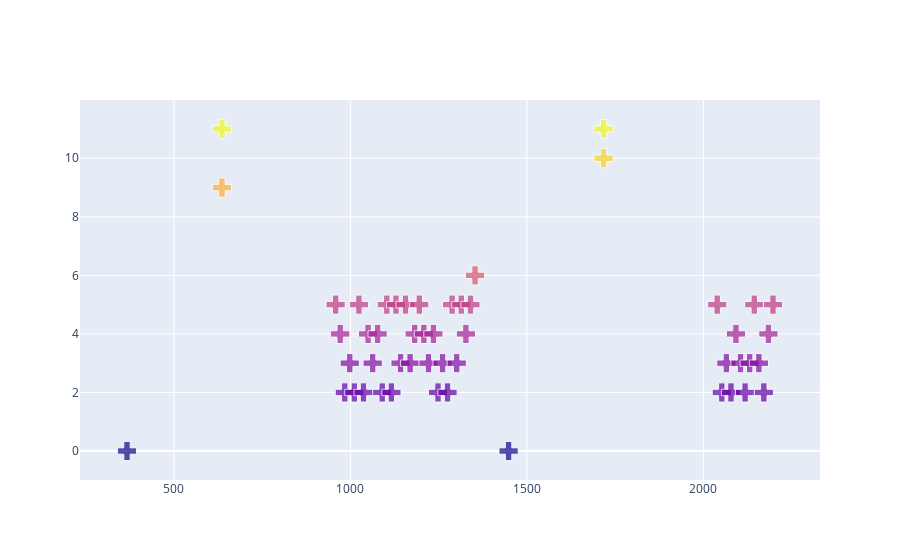

Notebook code cell kept with this figure:
### Code cell
17998/ total_trial_duration
import plotly.graph_objects as go

fig = go.Figure(go.Scatter(x=event_arr_orig[:, 0][:50], y=event_arr_orig[:, 2][:50], name='events', 
                              mode='markers',
                           marker_symbol='cross',
    marker=dict(size=[ 16]*event_arr.shape[0],
                color=event_arr_orig[:, 2]
                
               )))
fig.show()

### Figure 1 — Plotly figure (JSON) as saved in the notebook; plotly's stock layout.template omitted (floating-point values rounded to 4 significant figures; data arrays with more than 128 entries replaced by an {"elided": "..."} marker saying what was removed)
{"data": [{"marker": {"color": {"elided": "544 int values"}, "size": {"elided": "544 int values"}, "symbol": "cross"}, "mode": "markers", "name": "events", "type": "scatter", "x": [367, 636, 636, 958, 971, 984, 998, 1011, 1024, 1037, 1050, 1063, 1077, 1090, 1103, 1116, 1129, 1142, 1156, 1169, 1182, 1195, 1208, 1221, 1235, 1248, 1261, 1275, 1288, 1301, 1314, 1327, 1340, 1353, 1448, 1717, 1717, 2039, 2052, 2065, 2078, 2092, 2105, 2118, 2131, 2144, 2157, 2171, 2184, 2197], "y": [0, 11, 9, 5, 4, 2, 3, 2, 5, 2, 4, 3, 4, 2, 5, 2, 5, 3, 5, 3, 4, 5, 4, 3, 4, 2, 3, 2, 5, 3, 5, 4, 5, 6, 0, 11, 10, 5, 2, 3, 2, 4, 3, 2, 3, 5, 3, 2, 4, 5]}], "layout": {}}
